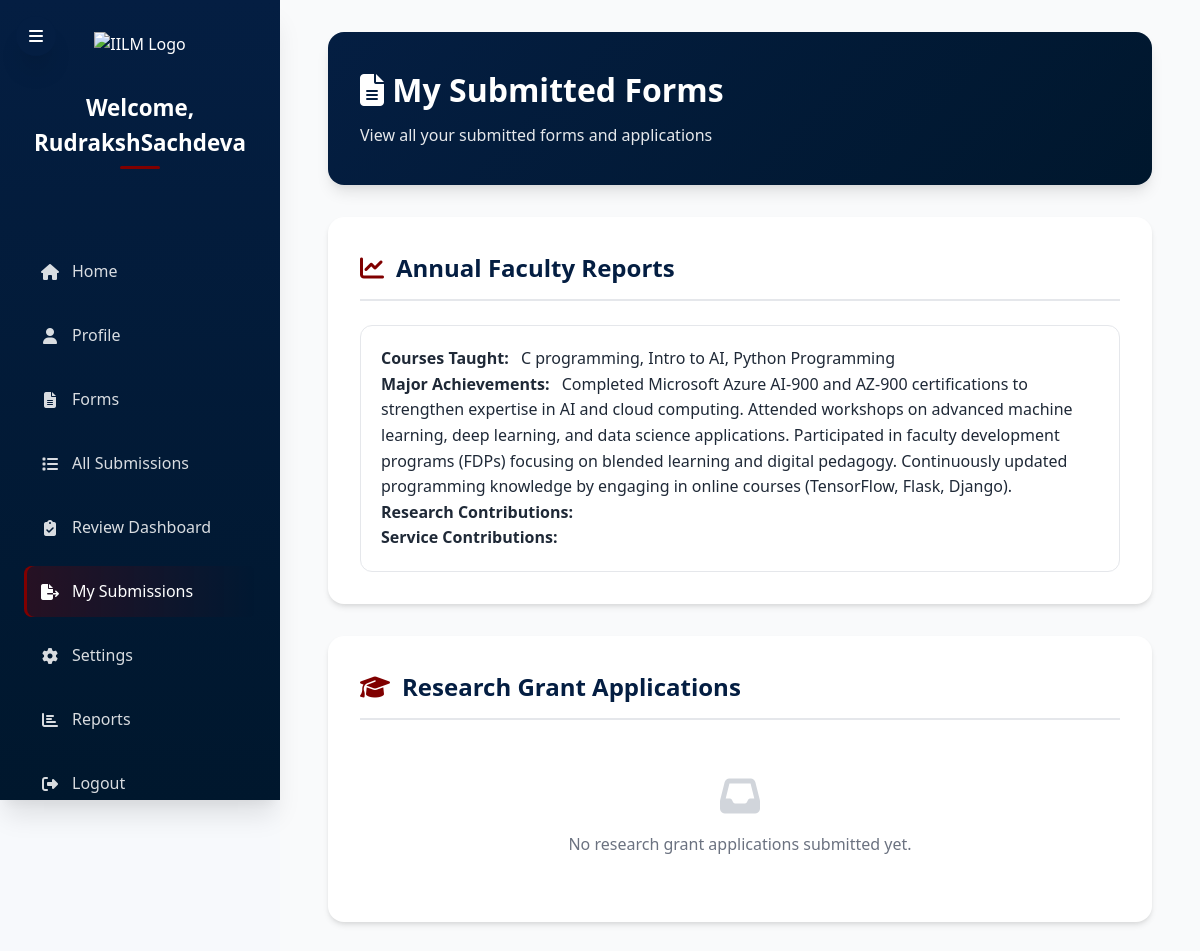
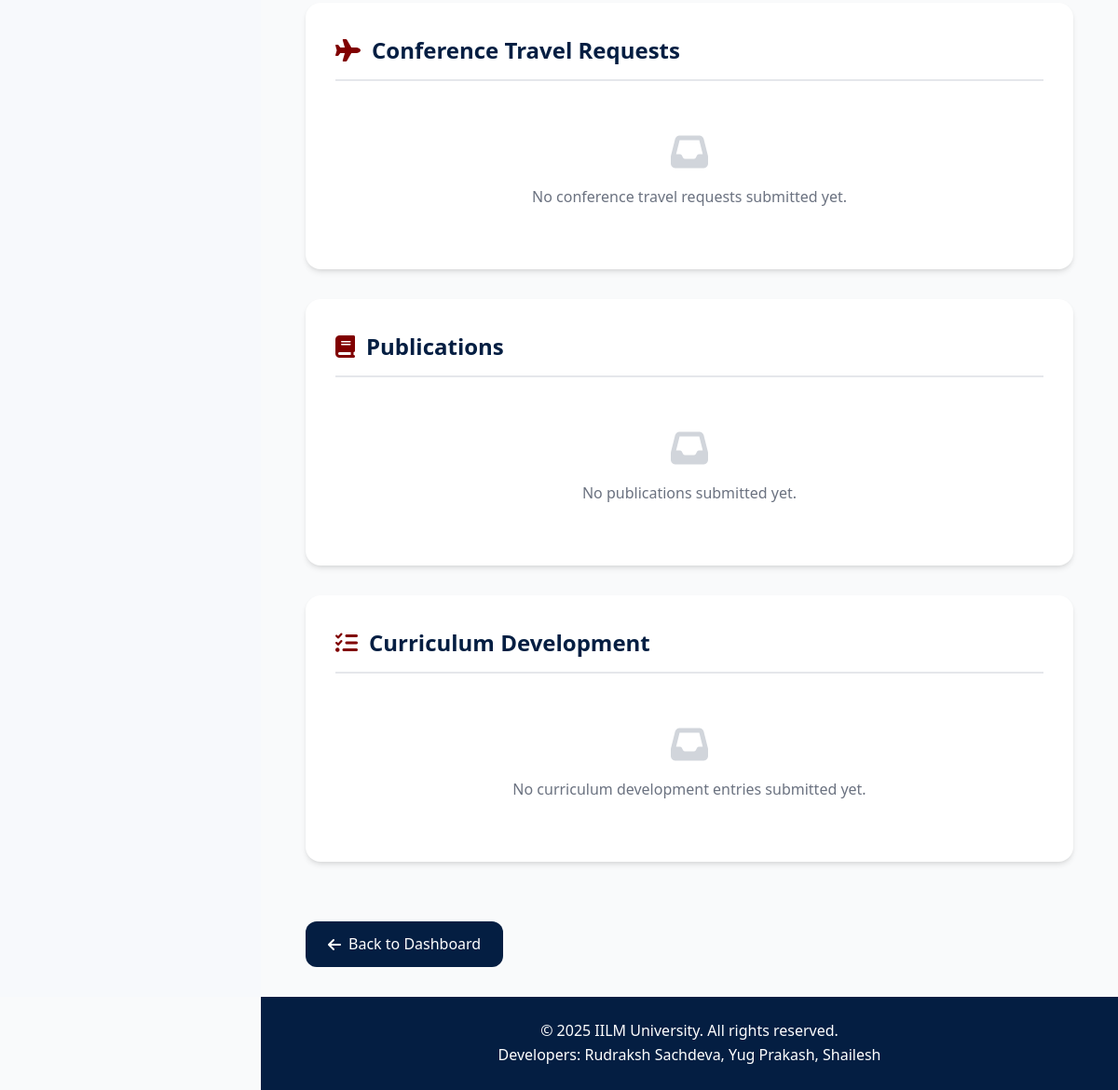
The page /faculty-forms/ (signed in) on the database its author committed (2 pictures, top to bottom).
### core/models.py (models this page shows, shortened)
class CustomUser(AbstractUser):
    ROLE_CHOICES = [
        ('vice chancellor', 'Vice Chancellor'),
        ('dean', 'Dean'),
        ('cluster_head', 'Cluster Head'),
        ('faculty', 'Faculty')
    ]
    school = models.CharField(max_length=100, blank=True, null=True)
    department = models.CharField(max_length=100, blank=True, null=True)
    designation = models.CharField(max_length=100, blank=True, null=True)
    role = models.CharField(max_length=20, choices=ROLE_CHOICES, default='faculty')
    highest_qualification = models.CharField(max_length=100, blank=True, null=True)
    specialization = models.CharField(max_length=100, blank=True, null=True)
    orcid_id = models.CharField(max_length=100, blank=True, null=True)
    scopus_id = models.CharField(max_length=100, blank=True, null=True)
    google_scholar_link = models.URLField(blank=True, null=True)
    vidwaan_id = models.CharField(max_length=100, blank=True, null=True)
    profile_picture = models.ImageField(upload_to=user_directory_path, blank=True, null=True)
    is_profile_complete = models.BooleanField(default=False)

class AnnualFacultyReport(models.Model):
    user = models.ForeignKey(settings.AUTH_USER_MODEL, on_delete=models.CASCADE)
    courses_taught = models.TextField(blank=True, null=True, help_text="List of courses taught in the academic year")
    teaching_innovations = models.TextField(blank=True, null=True, help_text="Description of teaching innovations implemented")
    student_mentoring = models.TextField(blank=True, null=True, help_text="Description of student mentoring activities")
    publications = models.TextField(blank=True, null=True, help_text="List of publications in the academic year")
    research_projects = models.TextField(blank=True, null=True, help_text="Description of research projects undertaken")
    conference_presentations = models.TextField(blank=True, null=True, help_text="Description of conference presentations made")
    institutional_service = models.TextField(blank=True, null=True, help_text="Description of institutional service activities")
    professional_service = models.TextField(blank=True, null=True, help_text="Description of professional service activities")
    community_service = models.TextField(blank=True, null=True, help_text="Description of community service activities")
    professional_development = models.TextField(blank=True, null=True, help_text="Description of professional development activities")
    major_achievements = models.TextField(blank=True, null=True, help_text="Description of major achievements in the academic year")
    goals = models.TextField(blank=True, null=True, help_text="Description of goals for the upcoming academic year")
    required_resources = models.TextField(blank=True, null=True, help_text="Description of resources required to achieve the goals")
    current_cv = models.FileField(upload_to='cv/', blank=True, null=True, help_text="Upload your current CV")
    additional_documents = models.FileField(upload_to='cv/', blank=True, null=True, help_text="Upload any additional documents")
    check_box = models.BooleanField(default=False, help_text="I confirm that the information provided is accurate and complete.")
    additional_comments = models.TextField(blank=True, null=True, help_text="Any additional comments or information.")

### core/views.py (the view)
# urls.py: path("faculty-forms/", views.FacultyForms, name="faculty_forms"),
def FacultyForms(request):
    user = request.user
    if not user.is_authenticated:
        return redirect('login')
    faculty_reports = AnnualFacultyReport.objects.filter(user=user)
    research_grant = ResearchGrantApplication.objects.filter(user=user)
    conference_travel = ConferenceTravelRequest.objects.filter(user=user)
    publication = PublicationsUpdate.objects.filter(user=user)
    curriculum = CurriculumDevelopment.objects.filter(user=user)
    context = {
        'faculty_reports': faculty_reports,
        'research_grant': research_grant,
        'conference_travel': conference_travel,
        'publication': publication,
        'curriculum': curriculum,
    }
    return render(request, 'faculty_forms.html', context)

### templates/faculty_forms.html (shortened to what this page needs)
{% load static %}
<!DOCTYPE html>
<html lang="en">
  <head>
    <link rel="stylesheet" href="{% static 'css/dashboard.css' %}" />
    <link
      rel="stylesheet"
      href="https://cdnjs.cloudflare.com/ajax/libs/font-awesome/6.4.0/css/all.min.css"
    />
  </head>
  <body>
    <div class="menu-toggle">
      <i class="fas fa-bars"></i>
    </div>
    <div class="dashboard-container">
      <nav class="sidebar">
        <div class="sidebar-logo">
          <img
            src="{% static 'images/iilm.png' %}"
            alt="IILM Logo"
            style="width: 120px; height: auto"
          />
        </div>
        <h2>Welcome, {{ user.username }}</h2>
        <ul>
          <li><a href="{% url 'dashboard' %}"><i class="fas fa-home"></i> <span>Home</span></a></li>
          <li><a href="{% url 'view_profile' %}"><i class="fas fa-user"></i> <span>Profile</span></a></li>
          <li><a href="{% url 'form_view' %}"><i class="fas fa-file-alt"></i> <span>Forms</span></a></li>
          <li><a href="{% url 'submission_list' %}"><i class="fas fa-list"></i> <span>All Submissions</span></a></li>
          <li><a href="{% url 'review_dashboard' %}"><i class="fas fa-clipboard-check"></i> <span>Review Dashboard</span></a></li>
          <li><a href="{% url 'my_submissions' %}" class="active"><i class="fas fa-file-export"></i> <span>My Submissions</span></a></li>
          <li><a href="#"><i class="fas fa-cog"></i> <span>Settings</span></a></li>
          <li><a href="#"><i class="fas fa-chart-bar"></i> <span>Reports</span></a></li>
          <li><a href="{% url 'logout' %}"><i class="fas fa-sign-out-alt"></i> <span>Logout</span></a></li>
        </ul>
      </nav>
      <div class="main-content">
        <div class="page-header">
          <h1><i class="fas fa-file-alt"></i> My Submitted Forms</h1>
          <p>View all your submitted forms and applications</p>
        </div>
        <section class="submission-section">
          <h2><i class="fas fa-chart-line"></i> Annual Faculty Reports</h2>
          {% if faculty_reports %}
            <ul class="submission-list">
              {% for report in faculty_reports %}
                <li class="submission-item">
                  <strong>Courses Taught:</strong> {{ report.courses_taught }} <br>
                  <strong>Major Achievements:</strong> {{ report.major_achievements }}<br>
                  <strong>Research Contributions:</strong> {{ report.research_contributions }}<br>
                  <strong>Service Contributions:</strong> {{ report.service_contributions }}<br>
                </li>
              {% endfor %}
            </ul>
          {% else %}
            <div class="empty-state">
              <i class="fas fa-inbox"></i>
              <p>No faculty reports submitted yet.</p>
            </div>
          {% endif %}
        </section>
        <section class="submission-section">
          <h2><i class="fas fa-graduation-cap"></i> Research Grant Applications</h2>
          {% if research_grant %}
            <ul class="submission-list">
              {% for grant in research_grant %}
                <li class="submission-item">
                  <strong>Project:</strong> {{ grant.title_of_research_proposal }} <br>
                  <strong>Principal Investigator:</strong> {{ grant.principal_investigator }} <br>
                  <strong>Co-Investigators:</strong> {{ grant.co_investigators }} <br>
                  <strong>Funding Agency:</strong> {{ grant.funding_agency }} <br>
                  <strong>Budget:</strong> ₹{{ grant.budget }} <br>
                  <strong>Status:</strong>
                  <span class="status-badge status-{{ grant.status }}">
                    {{ grant.get_status_display }}
                  </span>
                </li>
              {% endfor %}
            </ul>
          {% else %}
            <div class="empty-state">
              <i class="fas fa-inbox"></i>
              <p>No research grant applications submitted yet.</p>
            </div>
          {% endif %}
        </section>
        <section class="submission-section">
          <h2><i class="fas fa-plane"></i> Conference Travel Requests</h2>
          {% if conference_travel %}
            <ul class="submission-list">
              {% for travel in conference_travel %}
                <li class="submission-item">
                  <strong>Conference:</strong> {{ travel.title_of_conference }} <br>
                  <strong>Venue:</strong> {{ travel.conference_venue }} <br>
                  <strong>Organizer:</strong> {{ travel.conference_organizer }}<br>
                  <strong>Dates:</strong> {{ travel.from_date }} to {{ travel.to_date }}<br>
                  {% if travel.status %}
                  <span class="status-badge status-{{ travel.status }}">
                    {{ travel.get_status_display }}
                  </span>
                  {% endif %}
                </li>
              {% endfor %}
            </ul>
          {% else %}
            <div class="empty-state">
              <i class="fas fa-inbox"></i>
              <p>No conference travel requests submitted yet.</p>
            </div>
          {% endif %}
        </section>
        <section class="submission-section">
          <h2><i class="fas fa-book"></i> Publications</h2>
          {% if publication %}
            <ul class="submission-list">
              {% for pub in publication %}
                <li class="submission-item">
                  <strong>Title:</strong> {{ pub.title_of_publication }} <br>
                  <strong>Type:</strong> {{ pub.type_of_publication }} <br>
                  <strong>Publisher:</strong> {{ pub.publisher }} <br>
                  <strong>Year:</strong> {{ pub.year_of_publication }}<br>
                  {% if pub.status %}
                  <span class="status-badge status-{{ pub.status }}">
                    {{ pub.get_status_display }}
                  </span>
                  {% endif %}
                </li>
              {% endfor %}
            </ul>
          {% else %}
            <div class="empty-state">
              <i class="fas fa-inbox"></i>
              <p>No publications submitted yet.</p>
            </div>
          {% endif %}
        </section>
        <section class="submission-section">
          <h2><i class="fas fa-tasks"></i> Curriculum Development</h2>
          {% if curriculum %}
            <ul class="submission-list">
              {% for cur in curriculum %}
                <li class="submission-item">
                  <strong>Program Title:</strong> {{ cur.program_title }} <br>
                  <strong>Duration:</strong> {{ cur.program_duration }} <br>
                  <strong>Budget:</strong> {{ cur.program_budget }} <br>
                  <strong>Coordinating Agency:</strong> {{ cur.coordinating_agency }}<br>
                  {% if cur.status %}
                  <span class="status-badge status-{{ cur.status }}">
                    {{ cur.get_status_display }}
                  </span>
                  {% endif %}
                </li>
              {% endfor %}
            </ul>
          {% else %}
            <div class="empty-state">
              <i class="fas fa-inbox"></i>
              <p>No curriculum development entries submitted yet.</p>
            </div>
          {% endif %}
        </section>
        <a href="{% url 'dashboard' %}" class="back-button">
          <i class="fas fa-arrow-left"></i> Back to Dashboard
        </a>
      </div>
    </div>
    <footer>
      <div class="footer-container">
        <p>&copy; 2025 IILM University. All rights reserved.
          <br />
          Developers: Rudraksh Sachdeva, Yug Prakash, Shailesh
        </p>
      </div>
    </footer>
  </body>
</html>

### static/css/dashboard.css (style rules this page uses)
:root { --primary: #1d4ed8; --dark-bg: #1f2937; --light-bg: #f7f9fc; --card-bg: #ffffff; --text-dark: #111827; --text-light: #ffffff; --text-muted: #666; --highlight-bg: #e0f2fe; --box-shadow: 0 4px 12px rgba(0, 0, 0, 0.05); }
* { margin: 0; padding: 0; box-sizing: border-box; font-family: "Segoe UI", Tahoma, Geneva, Verdana, sans-serif; }
body { background-color: var(--light-bg); color: var(--text-dark); }
.dashboard-container { display: flex; min-height: 100vh; background-color: var(--light-bg); }
.sidebar { width: 250px; background-color: var(--primary); color: var(--text-light); padding: 2rem 1rem; }
.sidebar h2 { font-size: 1.5rem; text-align: center; margin-bottom: 2rem; }
.sidebar ul { list-style: none; }
.sidebar ul li { margin-bottom: 1rem; }
.sidebar ul li a { color: #81202c; text-decoration: none; font-size: 1rem; transition: 0.3s; }
.main-content { flex: 1; padding: 2rem; }

### rows shown on the page
CustomUser: username "RudrakshSachdeva"
AnnualFacultyReport: courses_taught "C programming, Intro to AI, Python Programming", major_achievements "Completed Microsoft Azure AI-900 and AZ-900 certifications to strengthen expertise in AI and cloud computing. Attended workshops on advanced machine learning, deep learning, and data science applications. Participated in faculty development programs (FDPs) focusing on blended learning and digital pedagogy. Continuously updated programming knowledge by engaging in online courses (TensorFlow, Flask, Django)."
